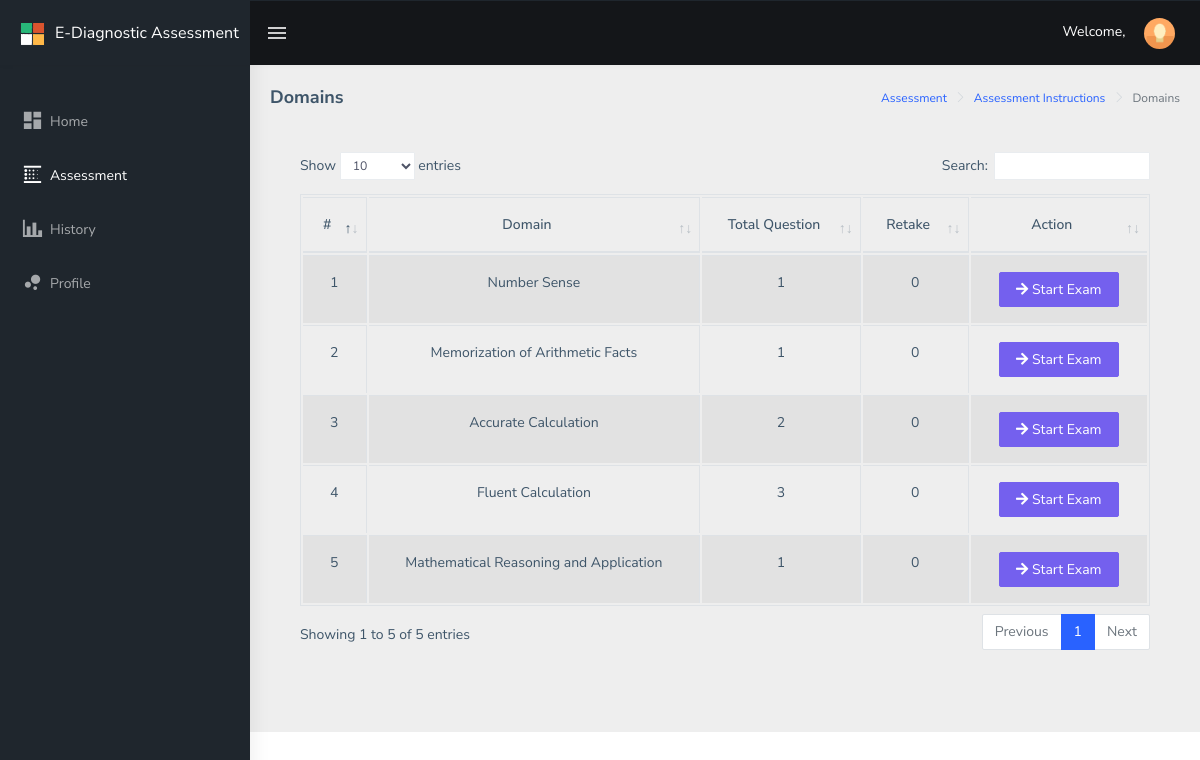
The page /public/main/student/assessment/domains/index.php on the database as committed earlier.
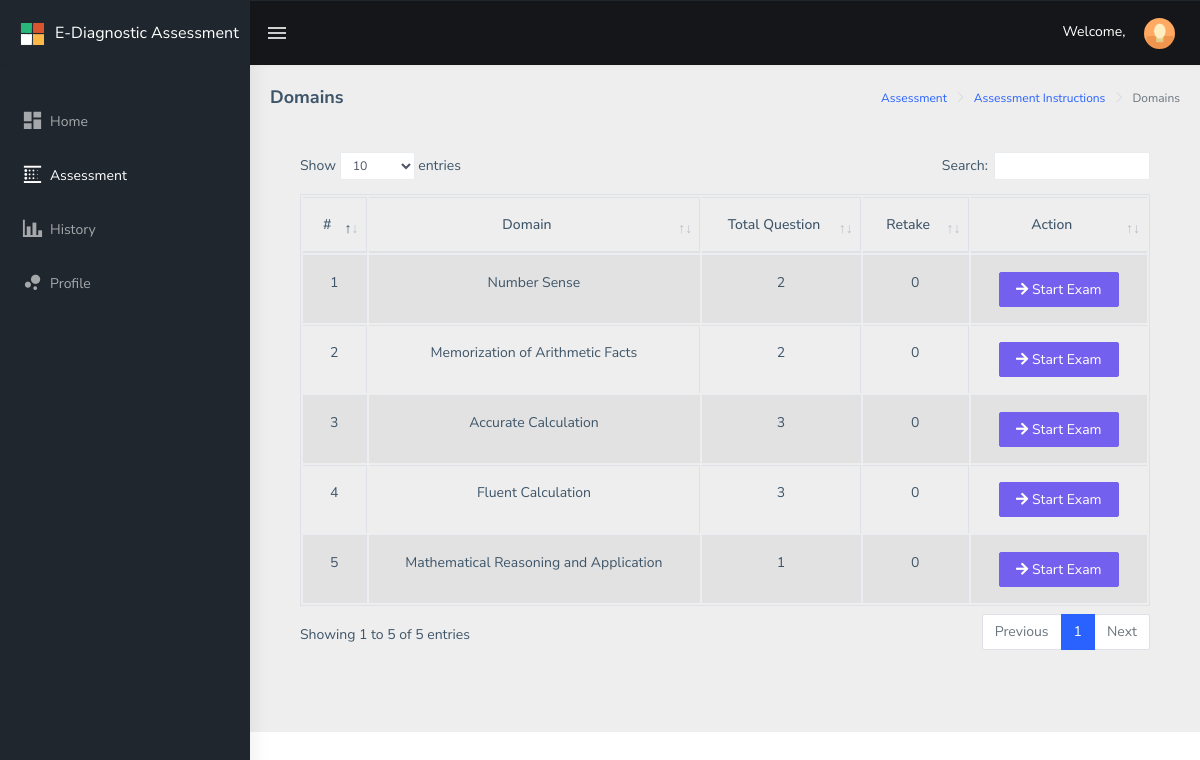
The same page on the database as committed later.
### tables this page shows
CREATE TABLE `drxassessment_assessment_domains` (
  `drxassessment_id` int(11) NOT NULL,
  `drxassessment_domain_name` text NOT NULL,
  `drxassessment_question_total` int(55) NOT NULL,
  `drxassessment_status` int(1) NOT NULL,
  `drxassessment_created_at` datetime NOT NULL DEFAULT CURRENT_TIMESTAMP
);

### public/main/student/assessment/domains/index.php (the view, shortened to what this page needs)
<?php
include("../../../../../config/common/asdasf9z09x0c90zx90123.php");
if (!empty($_SESSION['drxassessmentname'])) {
    $drxassessmentname = $_SESSION['drxassessmentname'];
} else {
    $drxassessmentname = "";
}
if (!empty($_SESSION['drxassessmentid'])) {
    $drxassessmentid = $_SESSION['drxassessmentid'];
} else {
    $drxassessmentid = "";
}
?>
<!DOCTYPE html>
<html dir="ltr" lang="en">
<head>
    <link href="../../../../assets/libs/flot/css/float-chart.css" rel="stylesheet">
    <link href="../../../../dist/css/style.min.css" rel="stylesheet">
    <link href="../../../../assets/libs/datatables.net-bs4/css/dataTables.bootstrap4.css" rel="stylesheet">
</head>
<body>
    <div id="main-wrapper">
        <header class="topbar" data-navbarbg="skin5">
            <nav class="navbar top-navbar navbar-expand-md navbar-dark">
                <div class="navbar-header" data-logobg="skin5">
                    <a class="navbar-brand" href="../../../../main/teacher">
                        <b class="logo-icon p-l-10">
                            <img src="../../../../assets/images/logo-icon.png" alt="homepage" class="light-logo" />
                        </b>
                        <span class="logo-text">
                             <span style="font-size: 16px;">E-Diagnostic Assessment</span>
                        </span>
                    </a>
                </div>
                <div class="navbar-collapse collapse" id="navbarSupportedContent" data-navbarbg="skin5">
                    <ul class="navbar-nav float-left mr-auto">
                        <li class="nav-item d-none d-md-block"><a class="nav-link sidebartoggler waves-effect waves-light" href="javascript:void(0)" data-sidebartype="mini-sidebar"><i class="mdi mdi-menu font-24"></i></a></li>
                    </ul>
                    <ul class="navbar-nav float-right">
                        <li class="nav-item dropdown">
                          <span style="color: #fff;">Welcome, <?php echo $drxassessmentname; ?></span>
                            <a class="nav-link dropdown-toggle text-muted waves-effect waves-dark pro-pic" href="" data-toggle="dropdown" aria-haspopup="true" aria-expanded="false"><img src="../../../../assets/images/users/1.jpg" alt="user" class="rounded-circle" width="31"></a>
                        </li>
                    </ul>
                </div>
            </nav>
        </header>
        <aside class="left-sidebar" data-sidebarbg="skin5">
            <div class="scroll-sidebar">
								<nav class="sidebar-nav">
                    <ul id="sidebarnav" class="p-t-30">
                        <li class="sidebar-item"> <a class="sidebar-link waves-effect waves-dark sidebar-link" href="../../" aria-expanded="false"><i class="mdi mdi-view-dashboard"></i><span class="hide-menu">Home</span></a></li>
												<li class="active sidebar-item"> <a class="active sidebar-link waves-effect waves-dark sidebar-link" href="../assessment/" aria-expanded="false"><i class="mdi mdi-blur-linear"></i><span class="hide-menu">Assessment</span></a></li>
                        <li class="sidebar-item"> <a class="sidebar-link waves-effect waves-dark sidebar-link" href="#" aria-expanded="false"><i class="mdi mdi-chart-bar"></i><span class="hide-menu">History</span></a></li>
                        <li class="sidebar-item"> <a class="sidebar-link waves-effect waves-dark sidebar-link" href="#" aria-expanded="false"><i class="mdi mdi-chart-bubble"></i><span class="hide-menu">Profile</span></a></li>
                    </ul>
                </nav>
            </div>
        </aside>
        <div class="page-wrapper">
             <div class="page-breadcrumb">
                <div class="row">
                    <div class="col-12 d-flex no-block align-items-center">
                        <h4 class="page-title">Domains</h4>
                        <div class="ml-auto text-right">
                            <nav aria-label="breadcrumb">
                                <ol class="breadcrumb">
                                    <li class="breadcrumb-item active" aria-current="page"><a href="../../">Assessment</a></li>
                                    <li class="breadcrumb-item active" aria-current="page"><a href="../">Assessment Instructions</a></li>
                                     <li class="breadcrumb-item active" aria-current="page">Domains</li>
                                </ol>
                            </nav>
                        </div>
                    </div>
                </div>
            </div>
  <div class="container-fluid">
      <div class="card-body">
          <div class="table-responsive">
              <table id="zero_config" class="table table-striped table-bordered">
                  <thead>
                          <tr>
                              <th class="text-center">#</th>
                              <th class="text-center">Domain</th>
                              <th class="text-center">Total Question</th>
                              <th class="text-center">Retake</th>
                              <th class="text-center">Action</th>
                          </tr>
                  </thead>
                  <tbody>
                       <?php
                           $result = $connection->prepare("SELECT * FROM drxassessment_assessment_domains");
                           $result->execute();
                           $drx_count = 0;
                           while ($row = $result->fetch(PDO::FETCH_ASSOC)) {
                                  $drx_count++;
                                  $drxassessment_domain_name = $row['drxassessment_domain_name'];
                                  $drxassessment_question_total = $row['drxassessment_question_total'];
                            $rowCountQuery = "SELECT count(taken_count) AS takenCount, user_id, user_domain
                                              FROM drxassessment_assessment_taken
                                              WHERE user_id = :user_id
                                              AND user_domain = :user_domain
                                              ";
                            $resultCount = $connection->prepare($rowCountQuery);
                            $resultCount->execute(array('user_id'=>$drxassessmentid,'user_domain'=>$drxassessment_domain_name));
                            $takenCount = $resultCount->fetchColumn();
                       ?>
                            <tr>
                                <td class="text-center"><?php echo $drx_count; ?></td>
                                <td class="text-center"><?php echo $drxassessment_domain_name; ?></td>
                                <td class="text-center"><?php echo $drxassessment_question_total; ?></td>
                                <td class="text-center"><?php echo $takenCount; ?></td>
                                <td class="text-center">
                                  <a class="btn btn-primary btn-mg" style="width: 120px;"
                                     href="startexam/index.php?drxassessment_domain_name=<?php echo $drxassessment_domain_name; ?>"
                                   >
                                   <i class="fas fa-arrow-right"></i> Start Exam
                                  </a>
                                </td>
                            </tr>
                       <?php } ?>
                  </tbody>
              </table>
      </div>
  </div>
</div>
</div>
</body>
</html>

Rows that differ between the two databases and show on the page:
changed drxassessment_assessment_domains "Number Sense": drxassessment_question_total "1" → "2"
changed drxassessment_assessment_domains "Memorization of Arithmetic Facts": drxassessment_question_total "1" → "2"
changed drxassessment_assessment_domains "Accurate Calculation": drxassessment_question_total "2" → "3"
